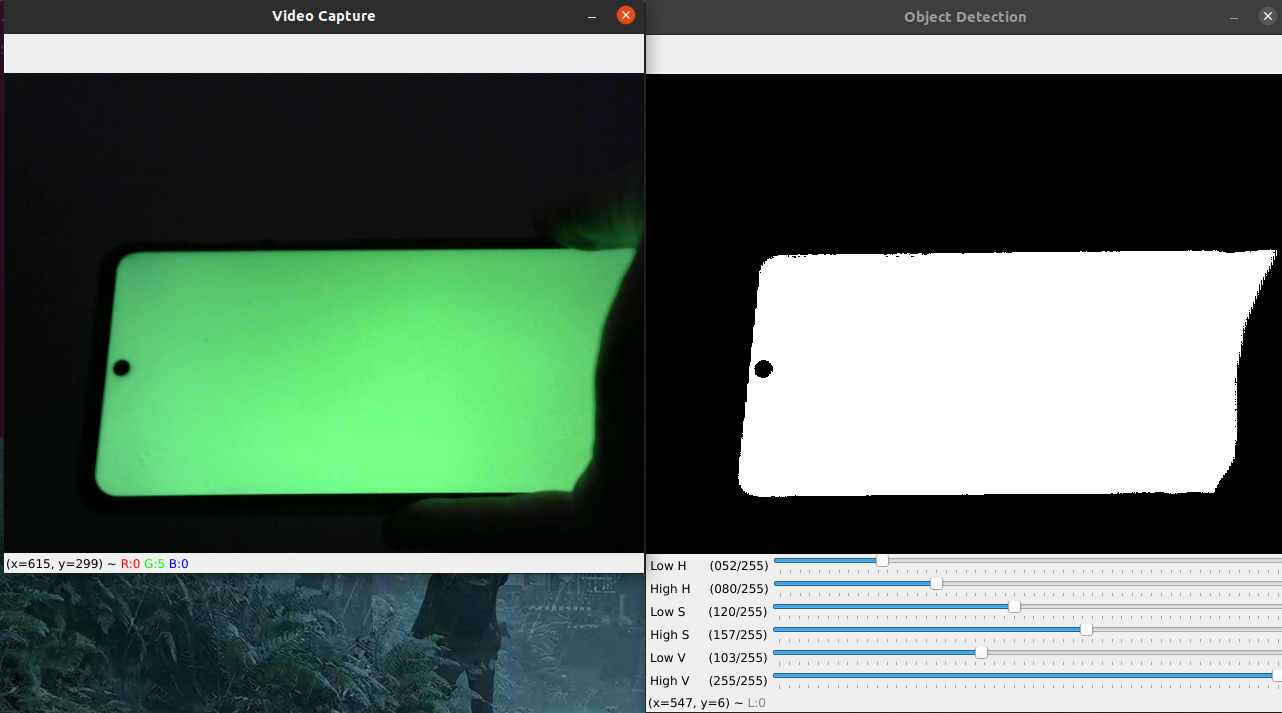
#> input picture images/colorsegmenter.png, 1282 x 713 px, given in place of the camera
$ python ar_paint2.py
#> lines starting #> are read from the running program, lines starting #| are printed output that depends on the picture; after the words box and inside, x2 and y2 are one past the last pixel; in counts of white or black regions, pixels touching at a corner belong together
#!/usr/bin/env python3
import cv2
import numpy as np
import imutils


def show_webcam(mirror=False):
#> called with mirror = True
    cam = cv2.VideoCapture(0)

    while True:
        ret_val, img = cam.read()
#> img is the input picture: shape (713, 1282, 3); mean B, G, R 102, 114.7, 94.9

        if mirror:
            img = cv2.flip(img, 1)
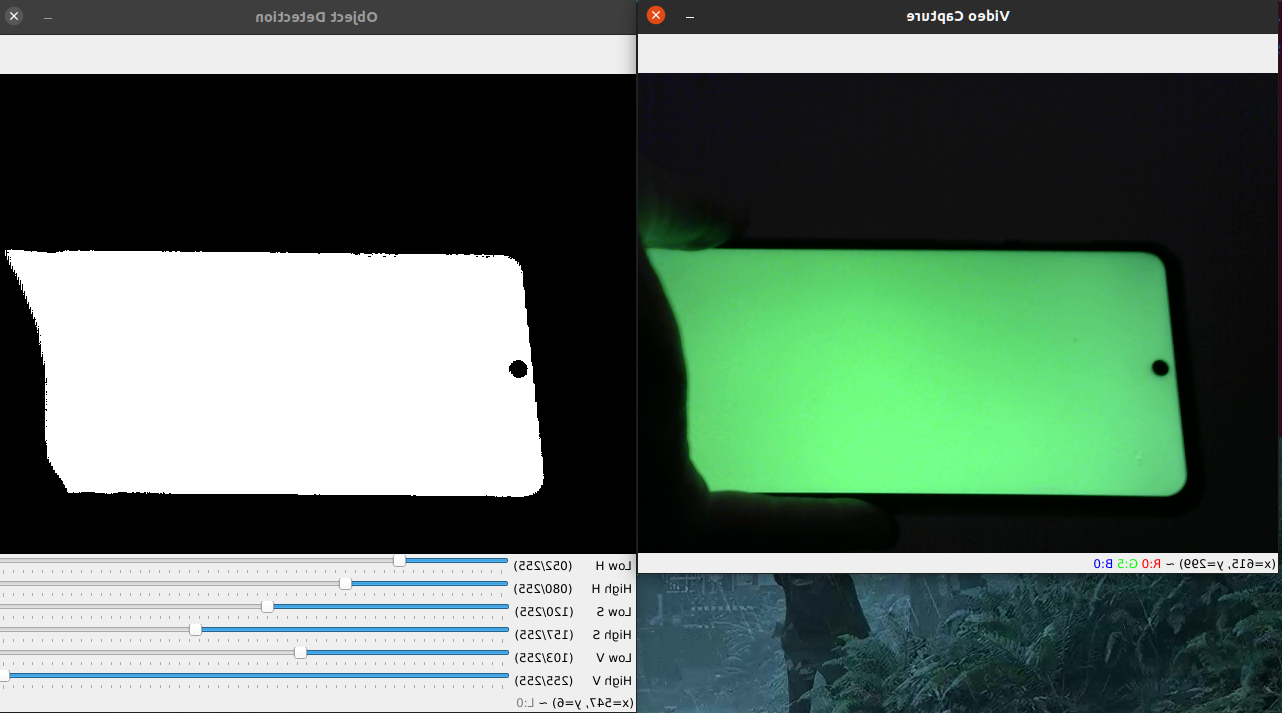
#> img: shape (713, 1282, 3); mean B, G, R 102, 114.7, 94.9
            cv2.imshow('my webcam', img)

        gray_image = cv2.cvtColor(img, cv2.COLOR_BGR2GRAY)
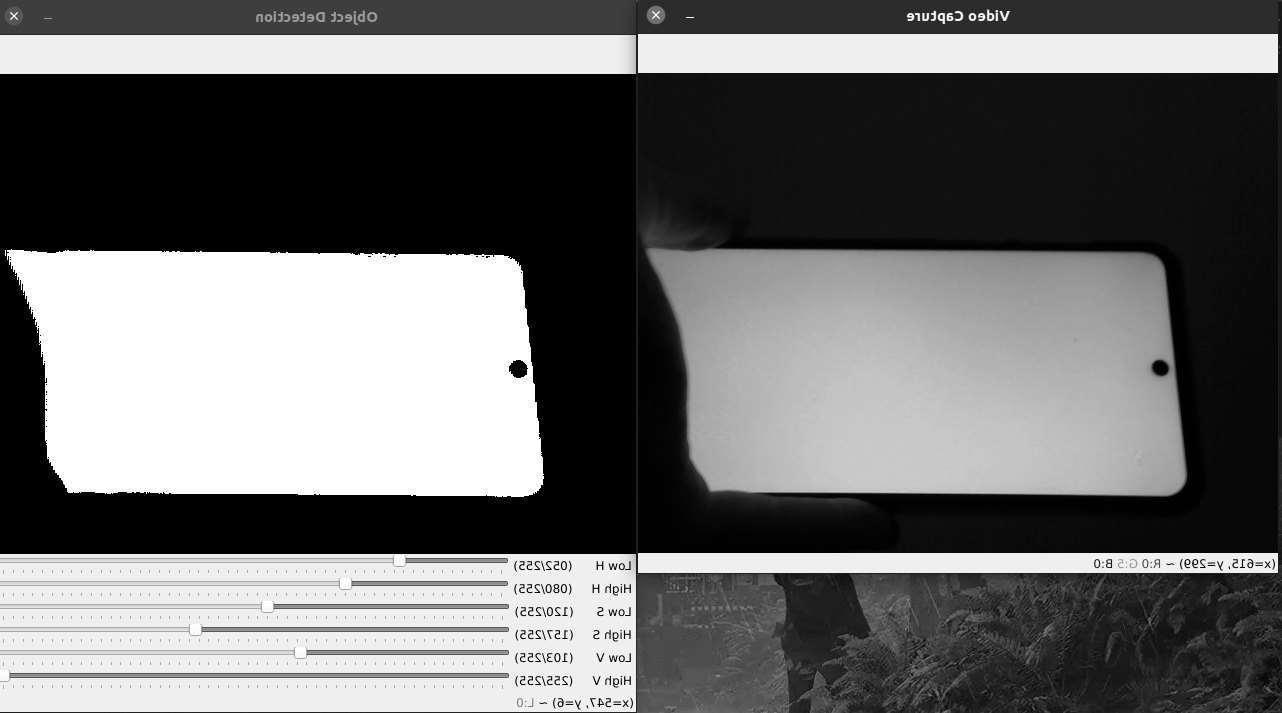
#> gray_image: shape (713, 1282); min 0, max 255, mean 107.3

        # Convert BGR to HSV
        hsv = cv2.cvtColor(img, cv2.COLOR_BGR2HSV)
#> hsv: shape (713, 1282, 3); mean H, S, V 32.6, 50.4, 116.2

        #define range of blue color in HSV
        lower_yellow = np.array([15,50,180])
        upper_yellow = np.array([40,255,255])
        mask = cv2.inRange(hsv, lower_yellow, upper_yellow)
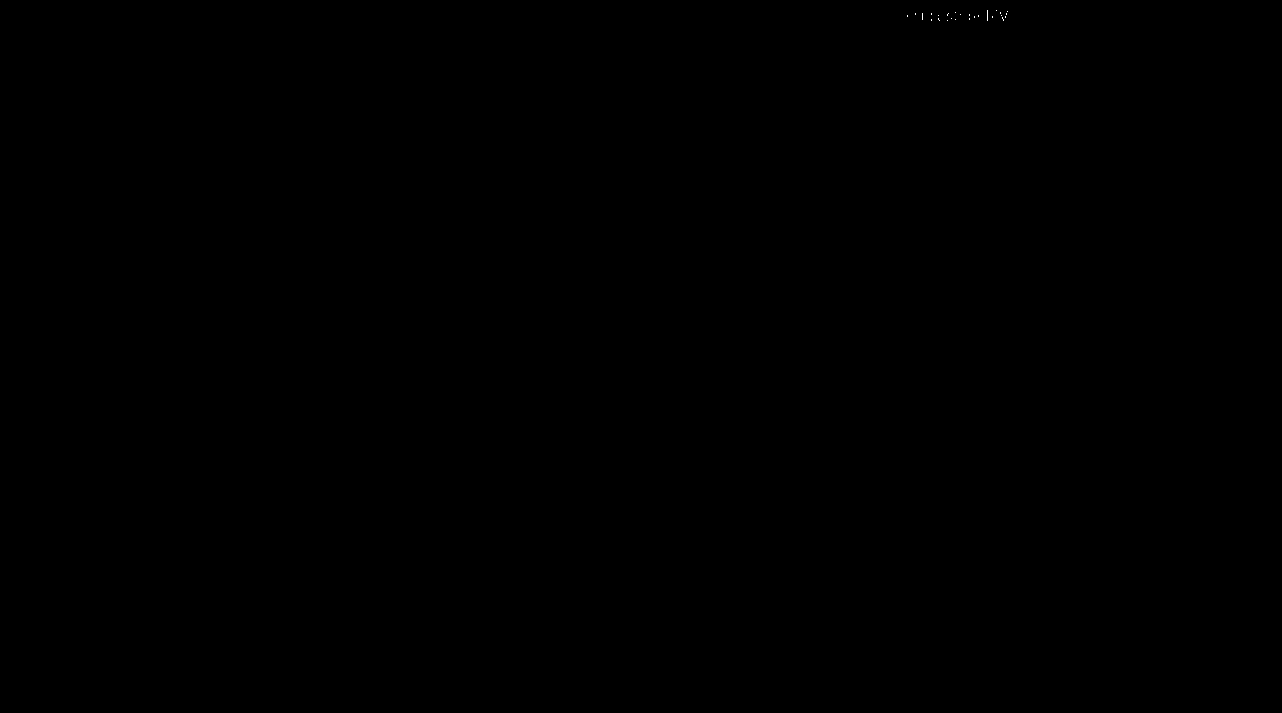
#> mask: shape (713, 1282); 0.01% white in thin lines or dots, all inside (x1, y1, x2, y2) = (907, 10, 1008, 21)


        # display the mask and masked image
        # cv2.imshow('Mask',mask)

        ret, thresh1 = cv2.threshold(mask,127,255,cv2.THRESH_BINARY)
        cv2.imshow('thresh',thresh1)
        # [39 lines of commented-out code are left out]


        if cv2.waitKey(1) == 27:
#> (key Esc is pressed here)
            break  # esc to quit
    cv2.destroyAllWindows()


def main():
    show_webcam(mirror=True)


if __name__ == "__main__":
    main()
